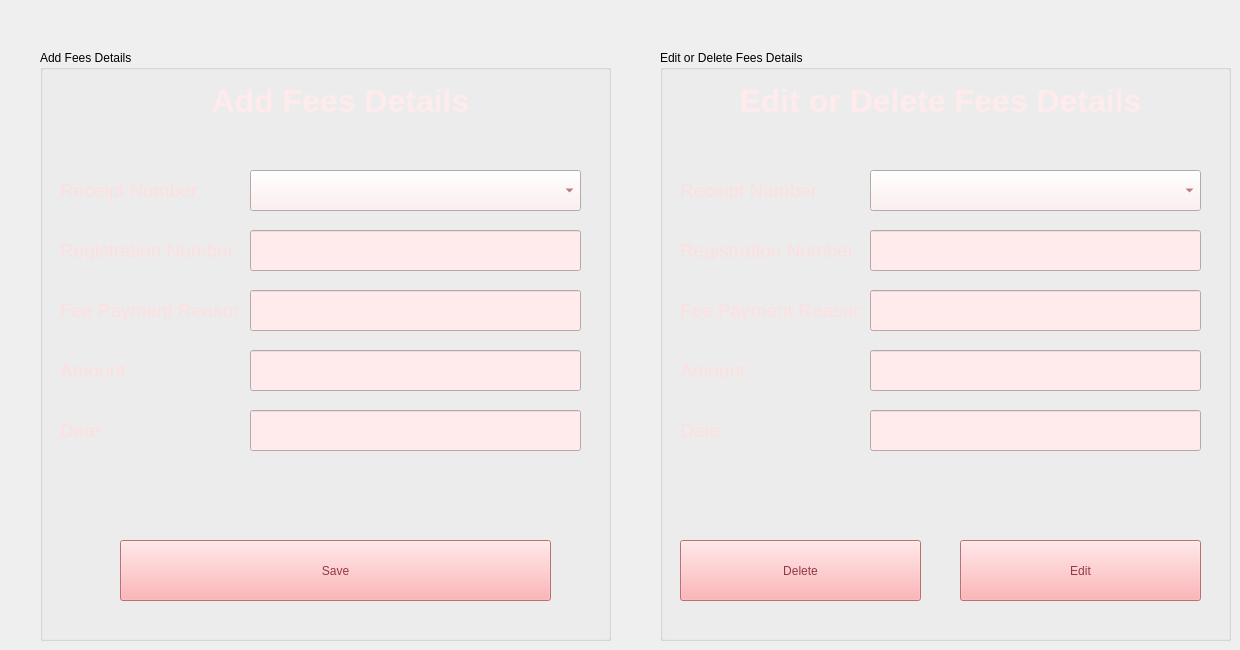
    <widget class="QWidget" name="tab_7">
     <attribute name="title">
      <string>Fees</string>
     </attribute>
     <widget class="QGroupBox" name="groupBox_5">
      <property name="geometry">
       <rect>
        <x>40</x>
        <y>50</y>
        <width>571</width>
        <height>591</height>
       </rect>
      </property>
      <property name="title">
       <string>Add Fees Details</string>
      </property>
      <widget class="QLabel" name="label_48">
       <property name="geometry">
        <rect>
         <x>100</x>
         <y>30</y>
         <width>401</width>
         <height>41</height>
        </rect>
       </property>
       <property name="font">
        <font>
         <pointsize>24</pointsize>
         <weight>75</weight>
         <bold>true</bold>
        </font>
       </property>
       <property name="styleSheet">
        <string notr="true">color: rgb(255, 235, 235);</string>
       </property>
       <property name="text">
        <string>Add Fees Details</string>
       </property>
       <property name="alignment">
        <set>Qt::AlignCenter</set>
       </property>
      </widget>
      <widget class="QLabel" name="label_49">
       <property name="geometry">
        <rect>
         <x>20</x>
         <y>130</y>
         <width>181</width>
         <height>21</height>
        </rect>
       </property>
       <property name="font">
        <font>
         <pointsize>14</pointsize>
        </font>
       </property>
       <property name="styleSheet">
        <string notr="true">color: rgb(255, 222, 223);</string>
       </property>
       <property name="text">
        <string>Receipt Number</string>
       </property>
      </widget>
      <widget class="QLineEdit" name="lineEdit_30">
       <property name="geometry">
        <rect>
         <x>210</x>
         <y>240</y>
         <width>331</width>
         <height>41</height>
        </rect>
       </property>
       <property name="font">
        <font>
         <pointsize>14</pointsize>
        </font>
       </property>
       <property name="styleSheet">
        <string notr="true">background-color: rgb(255, 235, 235);
color: rgb(157, 49, 49);r</string>
       </property>
      </widget>
      <widget class="QLabel" name="label_56">
       <property name="geometry">
        <rect>
         <x>20</x>
         <y>250</y>
         <width>181</width>
         <height>21</height>
        </rect>
       </property>
       <property name="font">
        <font>
         <pointsize>14</pointsize>
        </font>
       </property>
       <property name="styleSheet">
        <string notr="true">color: rgb(255, 222, 223);</string>
       </property>
       <property name="text">
        <string>Fee Payment Reason</string>
       </property>
      </widget>
      <widget class="QLineEdit" name="lineEdit_31">
       <property name="geometry">
        <rect>
         <x>210</x>
         <y>300</y>
         <width>331</width>
         <height>41</height>
        </rect>
       </property>
       <property name="font">
        <font>
         <pointsize>14</pointsize>
        </font>
       </property>
       <property name="styleSheet">
        <string notr="true">background-color: rgb(255, 235, 235);
color: rgb(157, 49, 49);r</string>
       </property>
      </widget>
      <widget class="QLabel" name="label_57">
       <property name="geometry">
        <rect>
         <x>20</x>
         <y>310</y>
         <width>181</width>
         <height>21</height>
        </rect>
       </property>
       <property name="font">
        <font>
         <pointsize>14</pointsize>
        </font>
       </property>
       <property name="styleSheet">
        <string notr="true">color: rgb(255, 222, 223);</string>
       </property>
       <property name="text">
        <string>Amount</string>
       </property>
      </widget>
      <widget class="QPushButton" name="pushButton_13">
       <property name="geometry">
        <rect>
         <x>80</x>
         <y>490</y>
         <width>431</width>
         <height>61</height>
        </rect>
       </property>
       <property name="styleSheet">
        <string notr="true">font: 14pt &quot;MS Shell Dlg 2&quot;;
background-color: rgb(255, 158, 161);
color: rgb(147, 56, 70);</string>
       </property>
       <property name="text">
        <string>Save</string>
       </property>
      </widget>
      <widget class="QComboBox" name="comboBox_15">
       <property name="geometry">
        <rect>
         <x>210</x>
         <y>120</y>
         <width>331</width>
         <height>41</height>
        </rect>
       </property>
       <property name="styleSheet">
        <string notr="true">background-color: rgb(255, 235, 235);
color: rgb(157, 49, 49);
font: 14pt &quot;MS Shell Dlg 2&quot;;</string>
       </property>
      </widget>
      <widget class="QLabel" name="label_55">
       <property name="geometry">
        <rect>
         <x>20</x>
         <y>190</y>
         <width>181</width>
         <height>21</height>
        </rect>
       </property>
       <property name="font">
        <font>
         <pointsize>14</pointsize>
        </font>
       </property>
       <property name="styleSheet">
        <string notr="true">color: rgb(255, 222, 223);</string>
       </property>
       <property name="text">
        <string>Registration Number</string>
       </property>
      </widget>
      <widget class="QLineEdit" name="lineEdit_36">
       <property name="geometry">
        <rect>
         <x>210</x>
         <y>360</y>
         <width>331</width>
         <height>41</height>
        </rect>
       </property>
       <property name="font">
        <font>
         <pointsize>14</pointsize>
        </font>
       </property>
       <property name="styleSheet">
        <string notr="true">background-color: rgb(255, 235, 235);
color: rgb(157, 49, 49);r</string>
       </property>
      </widget>
      <widget class="QLabel" name="label_63">
       <property name="geometry">
        <rect>
         <x>20</x>
         <y>370</y>
         <width>181</width>
         <height>21</height>
        </rect>
       </property>
       <property name="font">
        <font>
         <pointsize>14</pointsize>
        </font>
       </property>
       <property name="styleSheet">
        <string notr="true">color: rgb(255, 222, 223);</string>
       </property>
       <property name="text">
        <string>Date</string>
       </property>
      </widget>
      <widget class="QLineEdit" name="lineEdit_38">
       <property name="geometry">
        <rect>
         <x>210</x>
         <y>180</y>
         <width>331</width>
         <height>41</height>
        </rect>
       </property>
       <property name="font">
        <font>
         <pointsize>14</pointsize>
        </font>
       </property>
       <property name="styleSheet">
        <string notr="true">background-color: rgb(255, 235, 235);
color: rgb(157, 49, 49);r</string>
       </property>
      </widget>
     </widget>
     <widget class="QGroupBox" name="groupBox_6">
      <property name="geometry">
       <rect>
        <x>660</x>
        <y>50</y>
        <width>571</width>
        <height>591</height>
       </rect>
      </property>
      <property name="title">
       <string>Edit or Delete Fees Details</string>
      </property>
      <widget class="QLabel" name="label_58">
       <property name="geometry">
        <rect>
         <x>20</x>
         <y>190</y>
         <width>181</width>
         <height>21</height>
        </rect>
       </property>
       <property name="font">
        <font>
         <pointsize>14</pointsize>
        </font>
       </property>
       <property name="styleSheet">
        <string notr="true">color: rgb(255, 222, 223);</string>
       </property>
       <property name="text">
        <string>Registration Number</string>
       </property>
      </widget>
      <widget class="QLabel" name="label_59">
       <property name="geometry">
        <rect>
         <x>20</x>
         <y>250</y>
         <width>181</width>
         <height>21</height>
        </rect>
       </property>
       <property name="font">
        <font>
         <pointsize>14</pointsize>
        </font>
       </property>
       <property name="styleSheet">
        <string notr="true">color: rgb(255, 222, 223);</string>
       </property>
       <property name="text">
        <string>Fee Payment Reason</string>
       </property>
      </widget>
      <widget class="QLineEdit" name="lineEdit_34">
       <property name="geometry">
        <rect>
         <x>210</x>
         <y>300</y>
         <width>331</width>
         <height>41</height>
        </rect>
       </property>
       <property name="font">
        <font>
         <pointsize>14</pointsize>
        </font>
       </property>
       <property name="styleSheet">
        <string notr="true">background-color: rgb(255, 235, 235);
color: rgb(157, 49, 49);r</string>
       </property>
      </widget>
      <widget class="QLabel" name="label_60">
       <property name="geometry">
        <rect>
         <x>20</x>
         <y>310</y>
         <width>181</width>
         <height>21</height>
        </rect>
       </property>
       <property name="font">
        <font>
         <pointsize>14</pointsize>
        </font>
       </property>
       <property name="styleSheet">
        <string notr="true">color: rgb(255, 222, 223);</string>
       </property>
       <property name="text">
        <string>Amount</string>
       </property>
      </widget>
      <widget class="QComboBox" name="comboBox_13">
       <property name="geometry">
        <rect>
         <x>210</x>
         <y>120</y>
         <width>331</width>
         <height>41</height>
        </rect>
       </property>
       <property name="styleSheet">
        <string notr="true">background-color: rgb(255, 235, 235);
color: rgb(157, 49, 49);
font: 14pt &quot;MS Shell Dlg 2&quot;;</string>
       </property>
      </widget>
      <widget class="QLineEdit" name="lineEdit_35">
       <property name="geometry">
        <rect>
         <x>210</x>
         <y>360</y>
         <width>331</width>
         <height>41</height>
        </rect>
       </property>
       <property name="font">
        <font>
         <pointsize>14</pointsize>
        </font>
       </property>
       <property name="styleSheet">
        <string notr="true">background-color: rgb(255, 235, 235);
color: rgb(157, 49, 49);r</string>
       </property>
      </widget>
      <widget class="QLabel" name="label_61">
       <property name="geometry">
        <rect>
         <x>20</x>
         <y>370</y>
         <width>181</width>
         <height>21</height>
        </rect>
       </property>
       <property name="font">
        <font>
         <pointsize>14</pointsize>
        </font>
       </property>
       <property name="styleSheet">
        <string notr="true">color: rgb(255, 222, 223);</string>
       </property>
       <property name="text">
        <string>Date</string>
       </property>
      </widget>
      <widget class="QLabel" name="label_62">
       <property name="geometry">
        <rect>
         <x>10</x>
         <y>30</y>
         <width>541</width>
         <height>41</height>
        </rect>
       </property>
       <property name="font">
        <font>
         <pointsize>24</pointsize>
         <weight>75</weight>
         <bold>true</bold>
        </font>
       </property>
       <property name="styleSheet">
        <string notr="true">color: rgb(255, 235, 235);</string>
       </property>
       <property name="text">
        <string>Edit or Delete Fees Details</string>
       </property>
       <property name="alignment">
        <set>Qt::AlignCenter</set>
       </property>
      </widget>
      <widget class="QPushButton" name="pushButton_14">
       <property name="geometry">
        <rect>
         <x>20</x>
         <y>490</y>
         <width>241</width>
         <height>61</height>
        </rect>
       </property>
       <property name="styleSheet">
        <string notr="true">font: 14pt &quot;MS Shell Dlg 2&quot;;
background-color: rgb(255, 158, 161);
color: rgb(147, 56, 70);</string>
       </property>
       <property name="text">
        <string>Delete</string>
       </property>
      </widget>
      <widget class="QPushButton" name="pushButton_15">
       <property name="geometry">
        <rect>
         <x>300</x>
         <y>490</y>
         <width>241</width>
         <height>61</height>
        </rect>
       </property>
       <property name="styleSheet">
        <string notr="true">font: 14pt &quot;MS Shell Dlg 2&quot;;
background-color: rgb(255, 158, 161);
color: rgb(147, 56, 70);</string>
       </property>
       <property name="text">
        <string>Edit</string>
       </property>
      </widget>
      <widget class="QLabel" name="label_64">
       <property name="geometry">
        <rect>
         <x>20</x>
         <y>130</y>
         <width>181</width>
         <height>21</height>
        </rect>
       </property>
       <property name="font">
        <font>
         <pointsize>14</pointsize>
        </font>
       </property>
       <property name="styleSheet">
        <string notr="true">color: rgb(255, 222, 223);</string>
       </property>
       <property name="text">
        <string>Receipt Number</string>
       </property>
      </widget>
      <widget class="QLineEdit" name="lineEdit_39">
       <property name="geometry">
        <rect>
         <x>210</x>
         <y>180</y>
         <width>331</width>
         <height>41</height>
        </rect>
       </property>
       <property name="font">
        <font>
         <pointsize>14</pointsize>
        </font>
       </property>
       <property name="styleSheet">
        <string notr="true">background-color: rgb(255, 235, 235);
color: rgb(157, 49, 49);r</string>
       </property>
      </widget>
      <widget class="QLineEdit" name="lineEdit_40">
       <property name="geometry">
        <rect>
         <x>210</x>
         <y>240</y>
         <width>331</width>
         <height>41</height>
        </rect>
       </property>
       <property name="font">
        <font>
         <pointsize>14</pointsize>
        </font>
       </property>
       <property name="styleSheet">
        <string notr="true">background-color: rgb(255, 235, 235);
color: rgb(157, 49, 49);r</string>
       </property>
      </widget>
     </widget>
    </widget>
